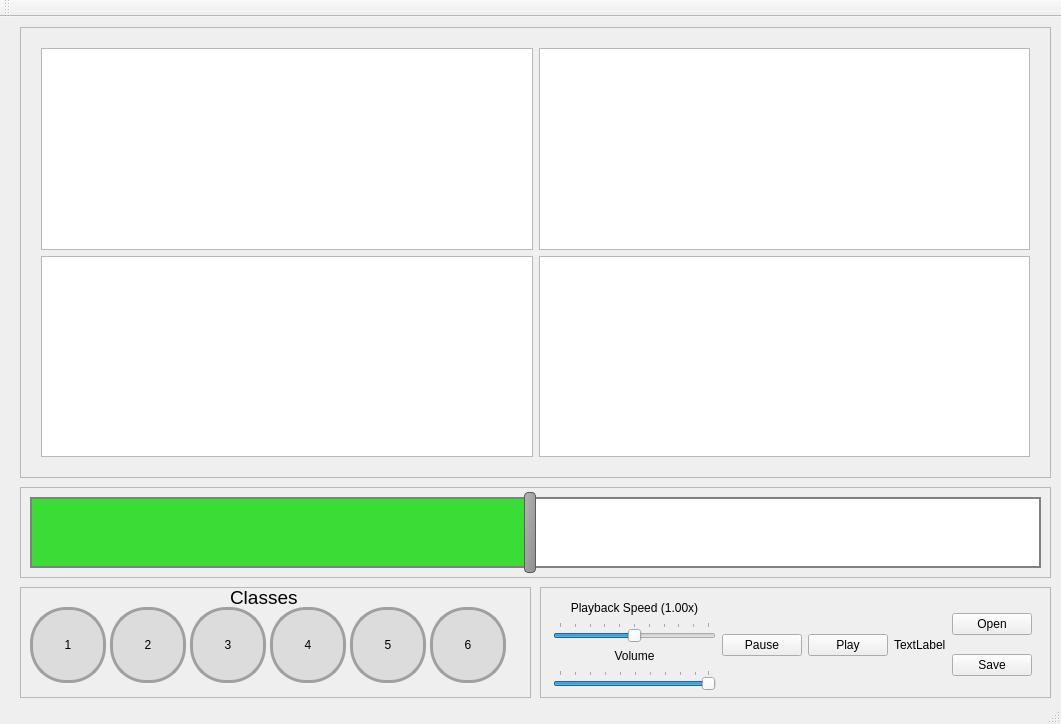
<?xml version="1.0" encoding="UTF-8"?>
<ui version="4.0">
 <class>MainWindow</class>
 <widget class="QMainWindow" name="MainWindow">
  <property name="enabled">
   <bool>true</bool>
  </property>
  <property name="geometry">
   <rect>
    <x>0</x>
    <y>0</y>
    <width>1061</width>
    <height>724</height>
   </rect>
  </property>
  <property name="sizePolicy">
   <sizepolicy hsizetype="Fixed" vsizetype="Fixed">
    <horstretch>0</horstretch>
    <verstretch>0</verstretch>
   </sizepolicy>
  </property>
  <property name="minimumSize">
   <size>
    <width>1061</width>
    <height>717</height>
   </size>
  </property>
  <property name="maximumSize">
   <size>
    <width>1061</width>
    <height>7170</height>
   </size>
  </property>
  <property name="acceptDrops">
   <bool>false</bool>
  </property>
  <property name="windowTitle">
   <string>MainWindow</string>
  </property>
  <property name="styleSheet">
   <string notr="true">font: 10pt &quot;Open Sans&quot;;</string>
  </property>
  <widget class="QWidget" name="centralWidget">
   <widget class="QFrame" name="fr_GraphicsHolder">
    <property name="geometry">
     <rect>
      <x>20</x>
      <y>10</y>
      <width>1031</width>
      <height>451</height>
     </rect>
    </property>
    <property name="frameShape">
     <enum>QFrame::StyledPanel</enum>
    </property>
    <property name="frameShadow">
     <enum>QFrame::Raised</enum>
    </property>
    <widget class="QWidget" name="layoutWidget">
     <property name="geometry">
      <rect>
       <x>10</x>
       <y>10</y>
       <width>1011</width>
       <height>431</height>
      </rect>
     </property>
     <layout class="QGridLayout" name="gridLayout">
      <item row="0" column="0">
       <widget class="QCustomPlot" name="gv_Graph1"/>
      </item>
      <item row="1" column="1">
       <widget class="QCustomPlot" name="gv_Graph4"/>
      </item>
      <item row="1" column="0">
       <widget class="QCustomPlot" name="gv_Graph3"/>
      </item>
      <item row="0" column="1">
       <widget class="QCustomPlot" name="gv_Graph2"/>
      </item>
     </layout>
    </widget>
   </widget>
   <widget class="QFrame" name="fr_SliderHolder">
    <property name="geometry">
     <rect>
      <x>20</x>
      <y>470</y>
      <width>1031</width>
      <height>91</height>
     </rect>
    </property>
    <property name="frameShape">
     <enum>QFrame::StyledPanel</enum>
    </property>
    <property name="frameShadow">
     <enum>QFrame::Raised</enum>
    </property>
    <widget class="QSlider" name="sl_TimeFrameSelector">
     <property name="geometry">
      <rect>
       <x>10</x>
       <y>0</y>
       <width>1011</width>
       <height>91</height>
      </rect>
     </property>
     <property name="styleSheet">
      <string notr="true">QSlider::handle:horizontal {
    background: qlineargradient(x1:0, y1:0, x2:1, y2:1, stop:0 #b4b4b4, stop:1 #8f8f8f);
    border: 1px solid #5c5c5c;
    width: 10px;

    margin: 5px 0; /* handle is placed by default on the contents rect of the groove. Expand outside the groove */
    border-radius: 4px;
}
QSlider::groove:horizontal {
	background-color: rgba(0, 0, 0, 0);
}</string>
     </property>
     <property name="minimum">
      <number>0</number>
     </property>
     <property name="value">
      <number>49</number>
     </property>
     <property name="tracking">
      <bool>true</bool>
     </property>
     <property name="orientation">
      <enum>Qt::Horizontal</enum>
     </property>
     <property name="invertedAppearance">
      <bool>false</bool>
     </property>
     <property name="invertedControls">
      <bool>false</bool>
     </property>
     <property name="tickPosition">
      <enum>QSlider::NoTicks</enum>
     </property>
     <property name="tickInterval">
      <number>15</number>
     </property>
    </widget>
    <widget class="QProgressBar" name="pb_ClassViwer">
     <property name="enabled">
      <bool>true</bool>
     </property>
     <property name="geometry">
      <rect>
       <x>10</x>
       <y>10</y>
       <width>1011</width>
       <height>71</height>
      </rect>
     </property>
     <property name="styleSheet">
      <string notr="true">QProgressBar::chunk {
    background-color: white;
    width: 1px;
}

QProgressBar {
	background-color: #3add36;
    border: 2px solid grey;
    border-radius: 0px;
    text-align: center;
}</string>
     </property>
     <property name="maximum">
      <number>99</number>
     </property>
     <property name="value">
      <number>50</number>
     </property>
     <property name="alignment">
      <set>Qt::AlignLeading|Qt::AlignLeft|Qt::AlignVCenter</set>
     </property>
     <property name="textVisible">
      <bool>false</bool>
     </property>
     <property name="orientation">
      <enum>Qt::Horizontal</enum>
     </property>
     <property name="invertedAppearance">
      <bool>true</bool>
     </property>
    </widget>
    <zorder>pb_ClassViwer</zorder>
    <zorder>sl_TimeFrameSelector</zorder>
   </widget>
   <widget class="QFrame" name="fr_ClassSelectorHolder">
    <property name="geometry">
     <rect>
      <x>20</x>
      <y>570</y>
      <width>511</width>
      <height>111</height>
     </rect>
    </property>
    <property name="styleSheet">
     <string notr="true"/>
    </property>
    <property name="frameShape">
     <enum>QFrame::StyledPanel</enum>
    </property>
    <property name="frameShadow">
     <enum>QFrame::Raised</enum>
    </property>
    <widget class="QPushButton" name="bt_Class1">
     <property name="geometry">
      <rect>
       <x>10</x>
       <y>20</y>
       <width>76</width>
       <height>76</height>
      </rect>
     </property>
     <property name="styleSheet">
      <string notr="true">QPushButton {
	font: 16pt &quot;Malgun Gothic&quot;;
 background-color: rgb(220, 220, 220);

 border-style: solid;
 border-width:3px;
 border-radius:36px;
 border-color:  rgb(160, 160, 160);

 max-width:70px;
 max-height:70px;
 min-width:70px;
 min-height:70px;
 }
 QPushButton:checked {
 background-color: rgb(120, 120, 120);
 }
</string>
     </property>
     <property name="text">
      <string>1</string>
     </property>
     <property name="checkable">
      <bool>true</bool>
     </property>
     <property name="checked">
      <bool>false</bool>
     </property>
     <property name="autoExclusive">
      <bool>false</bool>
     </property>
     <property name="autoDefault">
      <bool>false</bool>
     </property>
     <property name="flat">
      <bool>false</bool>
     </property>
    </widget>
    <widget class="QPushButton" name="bt_Class2">
     <property name="geometry">
      <rect>
       <x>90</x>
       <y>20</y>
       <width>76</width>
       <height>76</height>
      </rect>
     </property>
     <property name="styleSheet">
      <string notr="true">QPushButton {
	font: 16pt &quot;Malgun Gothic&quot;;
 background-color: rgb(220, 220, 220);

 border-style: solid;
 border-width:3px;
 border-radius:36px;
 border-color:  rgb(160, 160, 160);

 max-width:70px;
 max-height:70px;
 min-width:70px;
 min-height:70px;
 }
 QPushButton:checked {
 background-color: rgb(120, 120, 120);
 }
</string>
     </property>
     <property name="text">
      <string>2</string>
     </property>
     <property name="checkable">
      <bool>true</bool>
     </property>
     <property name="autoExclusive">
      <bool>false</bool>
     </property>
    </widget>
    <widget class="QPushButton" name="bt_Class3">
     <property name="geometry">
      <rect>
       <x>170</x>
       <y>20</y>
       <width>76</width>
       <height>76</height>
      </rect>
     </property>
     <property name="styleSheet">
      <string notr="true">QPushButton {
	font: 16pt &quot;Malgun Gothic&quot;;
 background-color: rgb(220, 220, 220);

 border-style: solid;
 border-width:3px;
 border-radius:36px;
 border-color:  rgb(160, 160, 160);

 max-width:70px;
 max-height:70px;
 min-width:70px;
 min-height:70px;
 }
 QPushButton:checked {
 background-color: rgb(120, 120, 120);
 }
</string>
     </property>
     <property name="text">
      <string>3</string>
     </property>
     <property name="checkable">
      <bool>true</bool>
     </property>
     <property name="autoExclusive">
      <bool>false</bool>
     </property>
    </widget>
    <widget class="QPushButton" name="bt_Class4">
     <property name="geometry">
      <rect>
       <x>250</x>
       <y>20</y>
       <width>76</width>
       <height>76</height>
      </rect>
     </property>
     <property name="styleSheet">
      <string notr="true">QPushButton {
	font: 16pt &quot;Malgun Gothic&quot;;
 background-color: rgb(220, 220, 220);

 border-style: solid;
 border-width:3px;
 border-radius:36px;
 border-color:  rgb(160, 160, 160);

 max-width:70px;
 max-height:70px;
 min-width:70px;
 min-height:70px;
 }
 QPushButton:checked {
 background-color: rgb(120, 120, 120);
 }
</string>
     </property>
     <property name="text">
      <string>4</string>
     </property>
     <property name="checkable">
      <bool>true</bool>
     </property>
     <property name="autoExclusive">
      <bool>false</bool>
     </property>
    </widget>
    <widget class="QPushButton" name="bt_Class5">
     <property name="geometry">
      <rect>
       <x>330</x>
       <y>20</y>
       <width>76</width>
       <height>76</height>
      </rect>
     </property>
     <property name="styleSheet">
      <string notr="true">QPushButton {
	font: 16pt &quot;Malgun Gothic&quot;;
 background-color: rgb(220, 220, 220);

 border-style: solid;
 border-width:3px;
 border-radius:36px;
 border-color:  rgb(160, 160, 160);

 max-width:70px;
 max-height:70px;
 min-width:70px;
 min-height:70px;
 }
 QPushButton:checked {
 background-color: rgb(120, 120, 120);
 }
</string>
     </property>
     <property name="text">
      <string>5</string>
     </property>
     <property name="checkable">
      <bool>true</bool>
     </property>
     <property name="autoExclusive">
      <bool>false</bool>
     </property>
    </widget>
    <widget class="QPushButton" name="bt_Class6">
     <property name="geometry">
      <rect>
       <x>410</x>
       <y>20</y>
       <width>76</width>
       <height>76</height>
      </rect>
     </property>
     <property name="styleSheet">
      <string notr="true">QPushButton {
	font: 16pt &quot;Malgun Gothic&quot;;
	background-color: rgb(220, 220, 220);

	border-style: solid;
	border-width:3px;
	border-radius:36px;
	border-color:  rgb(160, 160, 160);

	max-width:70px;
	max-height:70px;
	min-width:70px;
	min-height:70px;
}
QPushButton:checked {
	background-color: rgb(120, 120, 120);
}
</string>
     </property>
     <property name="text">
      <string>6</string>
     </property>
     <property name="checkable">
      <bool>true</bool>
     </property>
     <property name="autoExclusive">
      <bool>false</bool>
     </property>
    </widget>
    <widget class="QLabel" name="lb_Classes">
     <property name="geometry">
      <rect>
       <x>210</x>
       <y>0</y>
       <width>81</width>
       <height>21</height>
      </rect>
     </property>
     <property name="styleSheet">
      <string notr="true">font-size: 14pt;</string>
     </property>
     <property name="text">
      <string>Classes</string>
     </property>
    </widget>
   </widget>
   <widget class="QFrame" name="fr_GeneralOptHolder">
    <property name="geometry">
     <rect>
      <x>540</x>
      <y>570</y>
      <width>511</width>
      <height>111</height>
     </rect>
    </property>
    <property name="frameShape">
     <enum>QFrame::StyledPanel</enum>
    </property>
    <property name="frameShadow">
     <enum>QFrame::Raised</enum>
    </property>
    <widget class="QWidget" name="layoutWidget">
     <property name="geometry">
      <rect>
       <x>2</x>
       <y>2</y>
       <width>501</width>
       <height>112</height>
      </rect>
     </property>
     <layout class="QHBoxLayout" name="horizontalLayout">
      <item>
       <layout class="QVBoxLayout" name="verticalLayout_2">
        <item>
         <widget class="QLabel" name="lb_playbackSpeed">
          <property name="text">
           <string>Playback Speed (1.00x)</string>
          </property>
          <property name="alignment">
           <set>Qt::AlignCenter</set>
          </property>
         </widget>
        </item>
        <item>
         <widget class="QSlider" name="sl_playbackSpeed">
          <property name="maximum">
           <number>10</number>
          </property>
          <property name="singleStep">
           <number>1</number>
          </property>
          <property name="pageStep">
           <number>1</number>
          </property>
          <property name="value">
           <number>5</number>
          </property>
          <property name="orientation">
           <enum>Qt::Horizontal</enum>
          </property>
          <property name="tickPosition">
           <enum>QSlider::TicksAbove</enum>
          </property>
          <property name="tickInterval">
           <number>1</number>
          </property>
         </widget>
        </item>
        <item>
         <widget class="QLabel" name="label">
          <property name="text">
           <string>Volume</string>
          </property>
          <property name="alignment">
           <set>Qt::AlignCenter</set>
          </property>
         </widget>
        </item>
        <item>
         <widget class="QSlider" name="sl_volumeBar">
          <property name="sliderPosition">
           <number>99</number>
          </property>
          <property name="orientation">
           <enum>Qt::Horizontal</enum>
          </property>
          <property name="tickPosition">
           <enum>QSlider::TicksAbove</enum>
          </property>
          <property name="tickInterval">
           <number>10</number>
          </property>
         </widget>
        </item>
       </layout>
      </item>
      <item>
       <widget class="QPushButton" name="bt_Pause">
        <property name="enabled">
         <bool>true</bool>
        </property>
        <property name="text">
         <string>Pause</string>
        </property>
        <property name="checkable">
         <bool>true</bool>
        </property>
       </widget>
      </item>
      <item>
       <widget class="QPushButton" name="bt_Play">
        <property name="enabled">
         <bool>true</bool>
        </property>
        <property name="text">
         <string>Play</string>
        </property>
        <property name="checkable">
         <bool>true</bool>
        </property>
       </widget>
      </item>
      <item>
       <widget class="QLabel" name="lb_CurrFile">
        <property name="text">
         <string>TextLabel</string>
        </property>
       </widget>
      </item>
      <item>
       <layout class="QVBoxLayout" name="verticalLayout">
        <item>
         <widget class="QPushButton" name="bt_OpenFile">
          <property name="text">
           <string>Open</string>
          </property>
         </widget>
        </item>
        <item>
         <widget class="QPushButton" name="bt_Finish">
          <property name="text">
           <string>Save</string>
          </property>
         </widget>
        </item>
       </layout>
      </item>
     </layout>
    </widget>
   </widget>
  </widget>
  <widget class="QMenuBar" name="menuBar">
   <property name="geometry">
    <rect>
     <x>0</x>
     <y>0</y>
     <width>1061</width>
     <height>24</height>
    </rect>
   </property>
  </widget>
  <widget class="QToolBar" name="mainToolBar">
   <attribute name="toolBarArea">
    <enum>TopToolBarArea</enum>
   </attribute>
   <attribute name="toolBarBreak">
    <bool>false</bool>
   </attribute>
  </widget>
  <widget class="QStatusBar" name="statusBar"/>
 </widget>
 <layoutdefault spacing="6" margin="11"/>
 <customwidgets>
  <customwidget>
   <class>QCustomPlot</class>
   <extends>QGraphicsView</extends>
   <header>qcustomplot.h</header>
  </customwidget>
 </customwidgets>
 <resources/>
 <connections/>
</ui>
